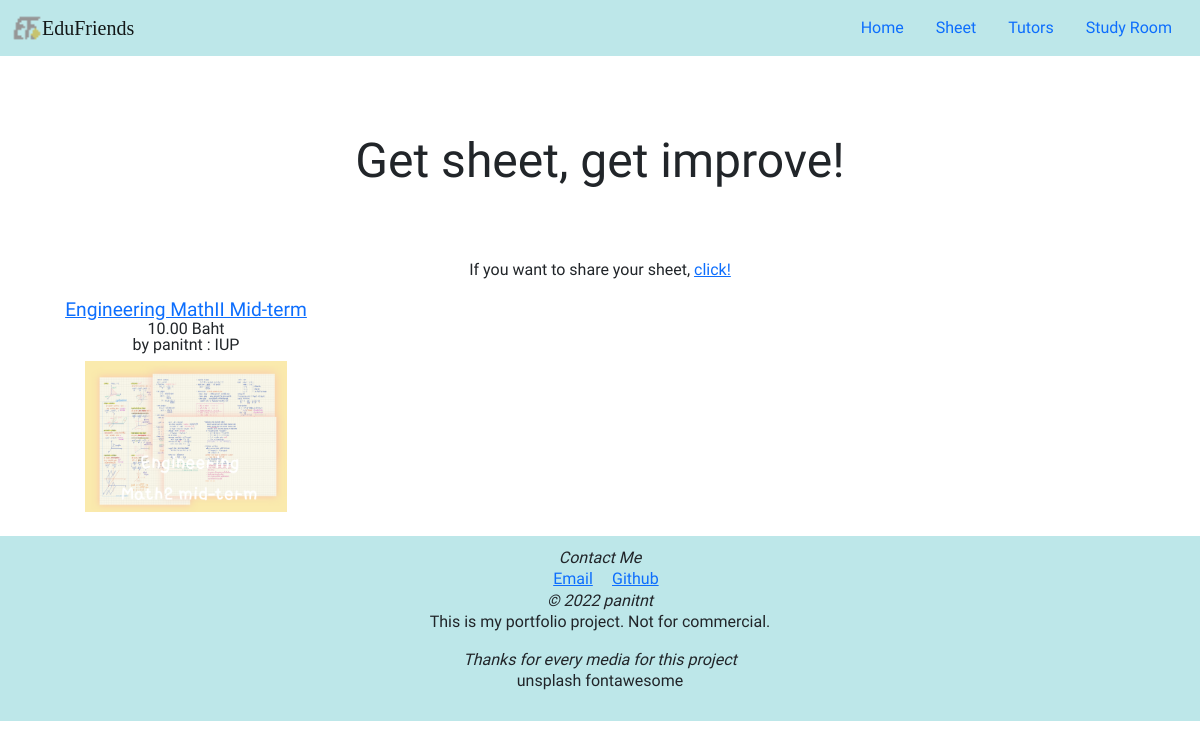
The page /sheet/ on the database its author committed.
### edu_sheet/models.py (models this page shows, shortened)
class Sheet(models.Model):
    name = models.CharField(max_length=255)
    subject = models.CharField(max_length=50)
    by = models.CharField(max_length=50)
    description = models.TextField(blank=True)
    price = models.DecimalField(max_digits=10, decimal_places=2)
    image = models.ImageField(upload_to='edu_sheet/images/')
    contact = models.CharField(max_length=255, blank=True)

### edu_sheet/views.py (the view)
# urls.py: path('', views.sheet, name='sheet'),
def sheet(request):
    all_sheet = Sheet.objects.all()
    return render(request, 'edu_sheet/sheet_home.html', {'all_sheet': all_sheet})

### edu_sheet/templates/edu_sheet/sheet_home.html (shortened to what this page needs)
{% extends 'main_edufriends/base.html' %}
{% load static %}
{% block content%}
<br><br>
<div class="edu-sheet">
    <h3>Get sheet, get improve!</h3>
    <p>If you want to share your sheet, <a href="{% url 'share'%}">click!</a></p>
    <div class="row edu-sheet-stock">
        {% for sheet in all_sheet %}
            <div class="col-md-3 col-sm-12">
                <h4><a href="{% url 'details' sheet.id %}">{{sheet.name}}</a></h4>
                <p class="sheet-details">{{sheet.price}} Baht</p>
                <p class="sheet-details">by {{sheet.by}} : {{sheet.description|safe|truncatechars:30}}</p>
                <img src="{{sheet.image.url}}" alt="" width="80%">
            </div>
        {% endfor %}
    </div>
</div>
{% endblock %}ß

### main_edufriends/static/main_edufriends/styles.css (style rules this page uses)
body { text-align: center; font-family: 'Prompt', sans-serif; font-weight: 400; }
h3 { padding: 5%; font-family: 'Amatic SC', cursive; font-size: 3rem; }
h4 { font-size: 1.2rem }
.edu-sheet { font-weight: 400; padding: 2% 0; }
.sheet-details { line-height: 0%; }
.edu-sheet-stock { padding: 0 5%; }

### rows shown on the page
Sheet: name "Engineering MathII Mid-term", price "10.00", by "panitnt", description "IUP", image (picture)
